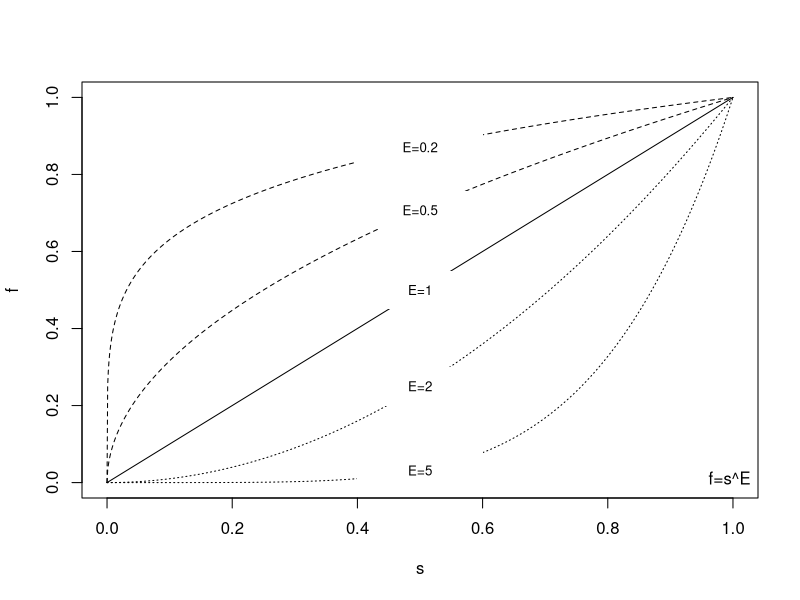

Source code (R):

ofile= "/home/dkneis/progress/echse_apps/doc_latex/current/chapters/part_processes/runoffGeneration/fig/powerExpression.eps"

rel_sat= seq(0, 1, 0.001)
expo= c(0.2, 0.5, 1, 2, 5)

f= function (rel_sat, expo) {
  rel_sat^expo
}


xlab= "s"
ylab= "f"

postscript(file=ofile, width=4, height=4)

plot(range(rel_sat), c(0,1), type="n", xlab=xlab, ylab=ylab)
for (i in 1:length(expo)) {
  lines(rel_sat, f(rel_sat, expo[i]), lty=1+(expo[i]<1)+(expo[i]>1)*2)
  leg= substitute(paste("E","=",e),list(e=expo[i]))
  rect(xleft=0.4,xright=0.6,ybottom=f(0.5, expo[i])-0.05, ytop=f(0.5, expo[i])+0.05, col="white", border=NA)
  text(x=0.5, y=f(0.5, expo[i]), leg, cex=0.8)
}
legend("bottomright",bty="n", legend="f=s^E")
graphics.off()

